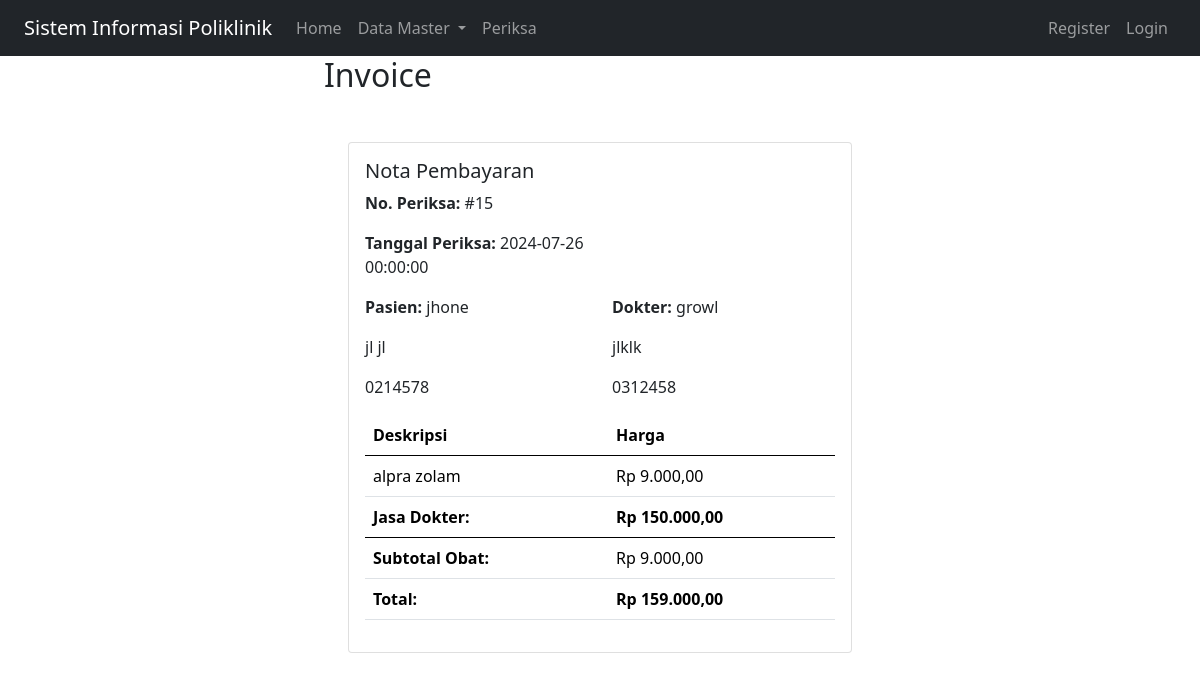
The page /index.php?page=invoice&id=15 on the database its author committed.
### tables this page shows
CREATE TABLE `periksa` (
  `id` int(10) UNSIGNED NOT NULL,
  `id_pasien` int(11) UNSIGNED DEFAULT NULL,
  `id_dokter` int(11) UNSIGNED DEFAULT NULL,
  `tgl_periksa` datetime NOT NULL,
  `catatan` text NOT NULL,
  `obat` varchar(255) DEFAULT NULL
);

CREATE TABLE `pasien` (
  `id` int(10) UNSIGNED NOT NULL,
  `nama` varchar(255) DEFAULT NULL,
  `alamat` varchar(255) DEFAULT NULL,
  `no_hp` varchar(50) DEFAULT NULL
);

CREATE TABLE `dokter` (
  `id` int(10) UNSIGNED NOT NULL,
  `nama` varchar(255) DEFAULT NULL,
  `alamat` varchar(255) DEFAULT NULL,
  `no_hp` varchar(50) DEFAULT NULL
);

CREATE TABLE `detail_periksa` (
  `id` int(11) UNSIGNED NOT NULL,
  `id_periksa` int(11) UNSIGNED DEFAULT NULL,
  `id_obat` int(11) UNSIGNED DEFAULT NULL
);

CREATE TABLE `obat` (
  `id` int(11) UNSIGNED NOT NULL,
  `nama_obat` varbinary(50) NOT NULL,
  `kemasan` varchar(35) NOT NULL,
  `harga` int(11) NOT NULL
);

### koneksi.php (called while the page is built, shortened)
<?php
$jasa_doker = 150000;

### invoice.php (the view, shortened to what this page needs)
<?php
include_once("koneksi.php");
?>
<!DOCTYPE html>
<html lang="en">
    <head>
        <link rel="stylesheet" href="assets/css/bootstrap.css">
        <link href="https://cdn.jsdelivr.net/npm/bootstrap@5.0.2/dist/css/bootstrap.min.css"
        rel="stylesheet"
>
        <link href="https://cdn.jsdelivr.net/npm/select2@4.1.0-rc.0/dist/css/select2.min.css" rel="stylesheet" />
    </head>
    <body>
    <?php
        $query = mysqli_query($mysqli, "SELECT pr.*,d.nama as 'nama_dokter', d.alamat as dalamat, d.no_hp as dhp, p.nama as 'nama_pasien', p.alamat as palamat, p.no_hp as php FROM periksa pr LEFT JOIN dokter d ON (pr.id_dokter=d.id) LEFT JOIN pasien p ON (pr.id_pasien=p.id) WHERE pr.id = ".$_GET['id']);
        $result = $query->fetch_assoc();
        $obats = mysqli_query($mysqli, "SELECT detail_periksa.*, obat.nama_obat as obats, obat.harga as harga FROM detail_periksa LEFT JOIN obat ON (obat.id = detail_periksa.id_obat) WHERE detail_periksa.id_periksa = ". $_GET['id']);
        $total_obat = 0;
    ?>
        <div class="container mt-5">
            <div class="card">
                <div class="card-body">
                    <h5 class="card-title">Nota Pembayaran</h5>
                    <div class="row">
                        <div class="col-6">
                            <p><strong>No. Periksa:</strong> #<?php echo $result['id'] ?></p>
                            <p><strong>Tanggal Periksa:</strong> <?php echo $result['tgl_periksa'] ?> </p>
                        </div>
                    </div>
                    <div class="row">
                        <div class="col-6">
                            <p><strong>Pasien:</strong> <?php echo $result['nama_pasien'] ?></p>
                            <p><?php echo $result['palamat'] ?></p>
                            <p><?php echo $result['php'] ?></p>
                        </div>
                        <div class="col-6">
                            <p><strong>Dokter:</strong> <?php echo $result['nama_dokter'] ?></p>
                            <p><?php echo $result['dalamat'] ?></p>
                            <p><?php echo $result['dhp'] ?></p>
                        </div>
                    </div>
                    <table class="table">
                        <thead>
                            <tr>
                                <th>Deskripsi</th>
                                <th>Harga</th>
                            </tr>
                        </thead>
                        <tbody>
                            <?php
                                foreach ($obats as $obat) {
                                    echo "
                                        <tr>
                                            <td> ". $obat['obats'] ." </td>
                                            <td> Rp ". number_format($obat['harga'], 0, ',', '.') .",00 </td>
                                        </tr>
                                    ";
                                }
                            ?>
                            <tr>
                                <td class="fw-bold">Jasa Dokter:</td>
                                <td class="fw-bold">Rp <?php echo number_format($jasa_doker, 0, ',', '.') ?>,00</td>
                            </tr>
                        </tbody>
                        <tfoot>
                            <tr>
                                <td class="fw-bold">Subtotal Obat:</td>
                                <?php
                                    foreach ($obats as $obat) {
                                         $total_obat += $obat['harga'];
                                    }
                                    echo "<td>Rp ". number_format($total_obat, 0, ',', '.') .",00 </td>";
                                ?>
                            </tr>
                            <tr>
                                <td class="fw-bold">Total:</td>
                                <td class="fw-bold">Rp <?php echo number_format($total_obat + $jasa_doker, 0, ',', '.') ?>,00</td>
                            </tr>
                        </tfoot>
                    </table>
                </div>
            </div>
        </div>
    </body>
</html>

### invoice.php (style rules this page uses)
.container { max-width: 600px; }

### rows shown on the page
periksa: id "15", tgl_periksa "2024-07-26 00:00:00", id_pasien.nama "jhone", id_pasien.alamat "jl jl", id_pasien.no_hp "0214578", id_dokter.nama "growl", id_dokter.alamat "jlklk", id_dokter.no_hp "0312458"
detail_periksa: id_obat.nama_obat "alpra zolam", id_obat.harga "9.000"

### other values the page prints
$_GET['page'] "Invoice"
$jasa_doker "150.000"
$total_obat "9.000"
$total_obat + $jasa_doker "159.000"
